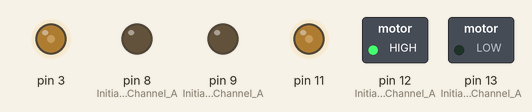
Simulated run of this sketch. Board: Arduino Uno, built with avr-gcc and run on an emulated ATmega328P. Shown: switched loads named in the sketch (green lamp = pin HIGH), output pins drawn as LEDs (lit = HIGH).

Above: at 0.05 s.
At 3.95 s:
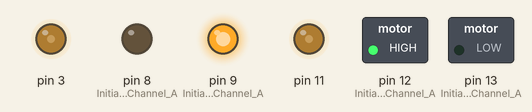
At 5.95 s:
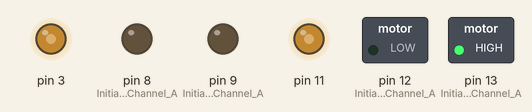
At 7.95 s:
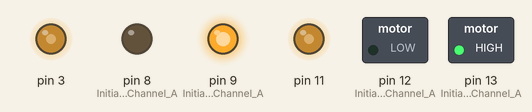
Timing chart, 0 to 10.4 s (numbered marks = the images above):
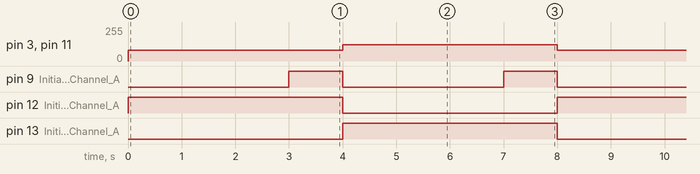

Measured:
- by itself, pin 3, pin 11: alternates 123/255 for 4.0 s and 80/255 for 4.0 s
- by itself, pin 9 (Initiates_Brake_Channel_A): alternates HIGH for 1.0 s and LOW for 3.0 s
- by itself, pin 12 (Initiates_Motor_Channel_A), pin 13 (Initiates_Motor_Channel_A): alternates HIGH for 4.0 s and LOW for 4.0 s

The sketch:

DoubleDCMotorTest.ino
```cpp
/*
 * Double DC motor direction and speed test
 */

void setup() {

  //Setup Channel A
  pinMode(12, OUTPUT);    //Initiates Motor Channel A pin
  pinMode(9, OUTPUT);     //Initiates Brake Channel A pin

  //Setup Channel B
  pinMode(13, OUTPUT);    //Initiates Motor Channel A pin
  pinMode(8, OUTPUT);     //Initiates Brake Channel A pin

}

void loop() {
  //Motor A forward @ low speed
  digitalWrite(12, HIGH); //Establishes forward direction of Channel A
  digitalWrite(9, LOW);   //Disengage the Brake for Channel A
  analogWrite(3, 80);     //Spins the motor on Channel A at full speed

  //Motor B backward @ low speed
  digitalWrite(13, LOW);  //Establishes backward direction of Channel B
  digitalWrite(8, LOW);   //Disengage the Brake for Channel B
  analogWrite(11, 80);    //Spins the motor on Channel B at half speed


  delay(3000);


  digitalWrite(9, HIGH);  //Engage the Brake for Channel A
  digitalWrite(9, HIGH);  //Engage the Brake for Channel B


  delay(1000);


  //Motor A forward @ full speed
  digitalWrite(12, LOW);  //Establishes backward direction of Channel A
  digitalWrite(9, LOW);   //Disengage the Brake for Channel A
  analogWrite(3, 123);    //Spins the motor on Channel A at half speed

  //Motor B forward @ full speed
  digitalWrite(13, HIGH); //Establishes forward direction of Channel B
  digitalWrite(8, LOW);   //Disengage the Brake for Channel B
  analogWrite(11, 123);   //Spins the motor on Channel B at full speed


  delay(3000);


  digitalWrite(9, HIGH);    //Engage the Brake for Channel A
  digitalWrite(9, HIGH);    //Engage the Brake for Channel B

  delay(1000);
}
```
